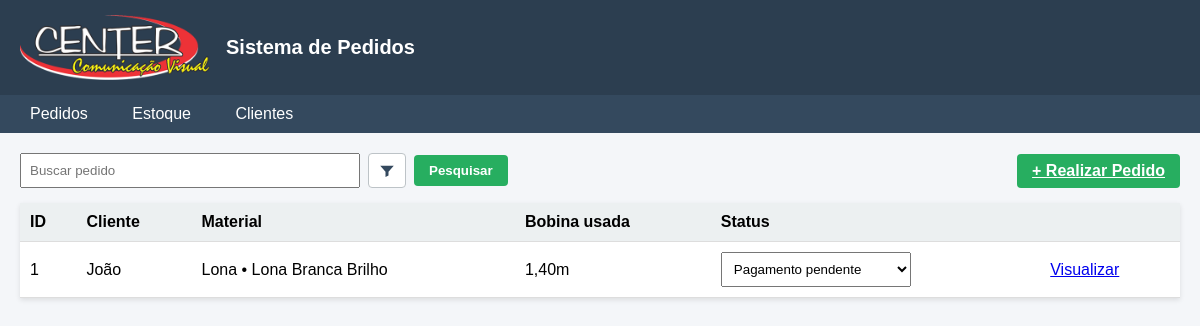
Page /pedidos on the earlier database version.
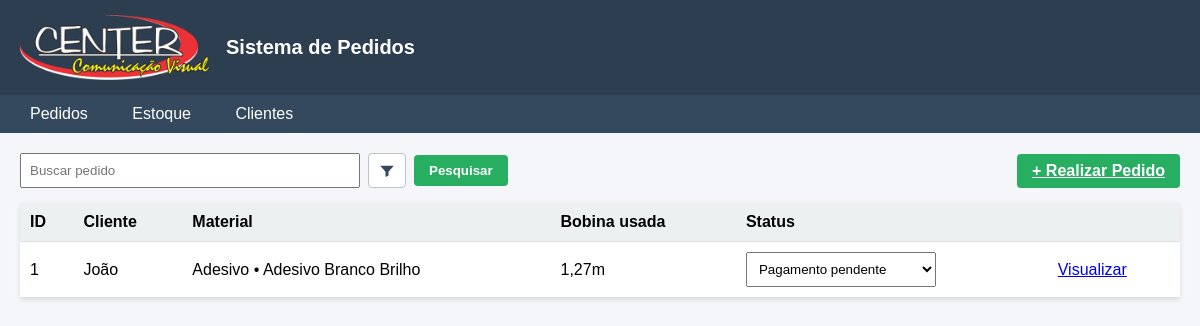
Same page on the later database version.
### models/pedido.py (models this page shows, shortened)
class Pedido(db.Model):
    __tablename__ = "pedido"
    id = db.Column(db.Integer, primary_key=True)
    cliente_nome = db.Column(db.String(120), nullable=False)
    categoria = db.Column(db.String(50), nullable=False)
    material_nome = db.Column(db.String(120), nullable=False)
    largura_pedido_m = db.Column(db.Float, nullable=False)
    altura_pedido_m = db.Column(db.Float, nullable=False)
    quantidade = db.Column(db.Integer, nullable=False)
    unidade_medida = db.Column(db.String(10), nullable=False)
    largura_bobina_usada_m = db.Column("largura_" + "ro" + "lo_usada_m", db.Float, nullable=False)
    orientacao = db.Column(db.String(30), nullable=False)
    metros_consumidos = db.Column(db.Float, nullable=False)
    area_total_m2 = db.Column(db.Float, nullable=False)
    status = db.Column(db.String(30), nullable=False, default="Pagamento pendente")
    criado_em = db.Column(db.DateTime, nullable=False, default=datetime.utcnow)
    @property
    def largura_bobina_formatada(self):
        return f"{self.largura_bobina_usada_m:.2f}".replace(".", ",") + "m"

### controllers/pedido_controller.py (the view, shortened to what this page needs)
@pedido_bp.route("/pedidos")
def lista_pedidos():
    pedidos = Pedido.query.order_by(Pedido.id.desc()).all()
    busca = request.args.get("busca", "").strip()
    filtro = request.args.get("filtro", "id").strip()
    status_busca = request.args.get("status", "").strip()
    termo = normalizar_busca(busca)
    mostrar_finalizados = filtro == "status"
    for pedido in pedidos:
        pedido.status = normalizar_status_pedido(pedido.status)
    if not mostrar_finalizados:
        pedidos = [pedido for pedido in pedidos if normalizar_status_pedido(pedido.status) != "Finalizado"]
    return render_template(
        "pedidos/lista.html",
        pedidos=pedidos,
        busca=busca,
        filtro=filtro,
        status_busca=status_busca,
        status_pedido=STATUS_PEDIDO,
    )

### controllers/pedido_controller.py (called while the page is built)
def normalizar_status_pedido(status):
    if status == "Pendente":
        return "Pagamento pendente"
    if status in STATUS_PEDIDO:
        return status
    return "Pagamento pendente"

### services/pedido_service.py (called while the page is built)
def normalizar_busca(valor):
    texto = str(valor or "").strip().lower()
    texto = unicodedata.normalize("NFKD", texto)
    texto = "".join(char for char in texto if not unicodedata.combining(char))
    return "".join(texto.split())

### templates/pedidos/lista.html (shortened to what this page needs)
{% extends "base.html" %}
{% block content %}
<div class="top-bar">
<form class="pedido-busca-form" method="get" action="/pedidos">
<input class="input-busca" id="pedido-busca" type="text" name="busca" value="{{ busca or '' }}" placeholder="Buscar pedido">
<button class="btn-filtro" id="abrir-filtro" type="button" aria-label="Abrir filtro">
<svg viewBox="0 0 24 24" aria-hidden="true">
<path d="M3 5h18l-7 8v5l-4 2v-7L3 5z"></path>
</svg>
</button>
<button class="btn" type="submit">Pesquisar</button>
</form>
<a href="/pedidos/novo" class="btn">+ Realizar Pedido</a>
</div>
<table>
<thead>
<tr>
<th>ID</th>
<th>Cliente</th>
<th>Material</th>
<th>Bobina usada</th>
<th>Status</th>
<th></th>
</tr>
</thead>
<tbody>
{% for pedido in pedidos %}
<tr>
<td>{{ pedido.id }}</td>
<td>{{ pedido.cliente_nome }}</td>
<td>{{ pedido.categoria }} • {{ pedido.material_nome }}</td>
<td>{{ pedido.largura_bobina_formatada }}</td>
<td>
<form class="status-form" method="post" action="{{ url_for('pedido.atualizar_status_pedido', id=pedido.id) }}">
<select name="status" onchange="this.form.submit()">
{% for status in status_pedido %}
<option value="{{ status }}" {% if pedido.status == status %}selected{% endif %}>{{ status }}</option>
{% endfor %}
</select>
</form>
</td>
<td><a href="/pedidos/{{ pedido.id }}">Visualizar</a></td>
</tr>
{% endfor %}
</tbody>
</table>
{% endblock %}

Differences in the rows shown:
changed Pedido "João": categoria "Lona" → "Adesivo"; material_nome "Lona Branca Brilho" → "Adesivo Branco Brilho"; largura_bobina_formatada "1,40m" → "1,27m"
